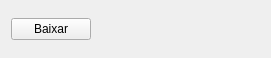
<?xml version="1.0" encoding="UTF-8"?>
<ui version="4.0">
 <class>Form</class>
 <widget class="QWidget" name="Form">
  <property name="geometry">
   <rect>
    <x>0</x>
    <y>0</y>
    <width>271</width>
    <height>58</height>
   </rect>
  </property>
  <property name="windowTitle">
   <string>Form</string>
  </property>
  <layout class="QGridLayout" name="gridLayout">
   <item row="0" column="1">
    <spacer name="horizontalSpacer">
     <property name="orientation">
      <enum>Qt::Horizontal</enum>
     </property>
     <property name="sizeHint" stdset="0">
      <size>
       <width>159</width>
       <height>20</height>
      </size>
     </property>
    </spacer>
   </item>
   <item row="0" column="0">
    <widget class="QPushButton" name="okBtn">
     <property name="text">
      <string>Baixar</string>
     </property>
    </widget>
   </item>
  </layout>
 </widget>
 <resources/>
 <connections/>
</ui>
